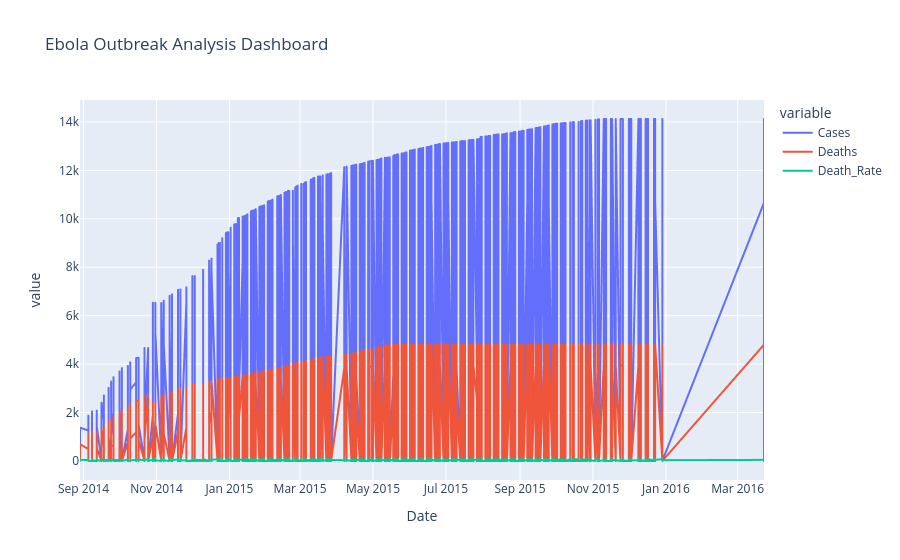

This figure's notebook cell:
### Code cell
# ==============================
# FINAL PROFESSIONAL DASHBOARD
# ==============================

fig = px.line(
    df1,
    
    x='Date',
    
    y=[
        'Cases',
        'Deaths',
        'Death_Rate'
    ],
    
    title='Ebola Outbreak Analysis Dashboard'
)

fig.show()

### Figure 1 — Plotly figure (JSON) as saved in the notebook; plotly's stock layout.template omitted (floating-point values rounded to 4 significant figures; data arrays with more than 128 entries replaced by an {"elided": "..."} marker saying what was removed)
{"data": [{"hovertemplate": "variable=Cases<br>Date=%{x}<br>value=%{y}<extra></extra>", "legendgroup": "Cases", "line": {"color": "#636efa", "dash": "solid"}, "marker": {"symbol": "circle"}, "mode": "lines", "name": "Cases", "showlegend": true, "type": "scattergl", "x": {"elided": "2485 str values"}, "xaxis": "x", "y": {"elided": "2485 float values"}, "yaxis": "y"}, {"hovertemplate": "variable=Deaths<br>Date=%{x}<br>value=%{y}<extra></extra>", "legendgroup": "Deaths", "line": {"color": "#EF553B", "dash": "solid"}, "marker": {"symbol": "circle"}, "mode": "lines", "name": "Deaths", "showlegend": true, "type": "scattergl", "x": {"elided": "2485 str values"}, "xaxis": "x", "y": {"elided": "2485 float values"}, "yaxis": "y"}, {"hovertemplate": "variable=Death_Rate<br>Date=%{x}<br>value=%{y}<extra></extra>", "legendgroup": "Death_Rate", "line": {"color": "#00cc96", "dash": "solid"}, "marker": {"symbol": "circle"}, "mode": "lines", "name": "Death_Rate", "showlegend": true, "type": "scattergl", "x": {"elided": "2485 str values"}, "xaxis": "x", "y": {"elided": "2485 float values"}, "yaxis": "y"}], "layout": {"legend": {"title": {"text": "variable"}, "tracegroupgap": 0}, "title": {"text": "Ebola Outbreak Analysis Dashboard"}, "xaxis": {"anchor": "y", "domain": [0, 1], "title": {"text": "Date"}}, "yaxis": {"anchor": "x", "domain": [0, 1], "title": {"text": "value"}}}}
